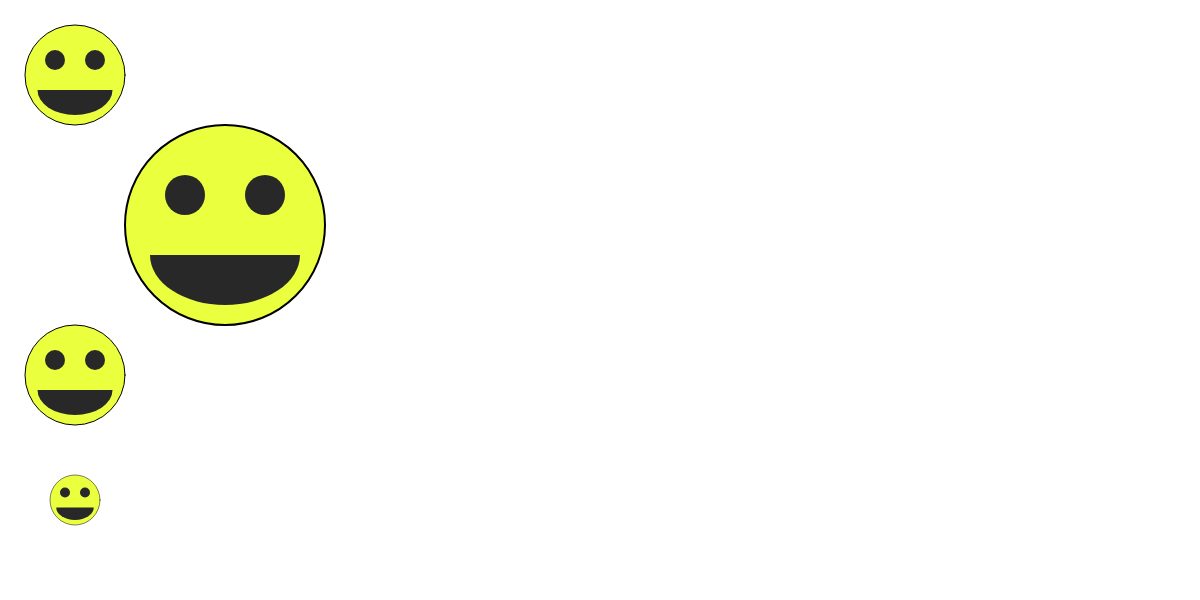
Frame 1 (no input)
Frame 60 (no input): identical to frame 1, image omitted
Frame 120 (the mouse pressed at the canvas centre since frame 60): identical to frame 1, image omitted

The p5.js sketch that drew this single still picture (run headless with seeded random() and noise() and a simulated clock; from frame 60 on, the mouse is pressed at the canvas centre):

// p5.js sketch
// ── sketch.js
function setup(){
    createCanvas( windowWidth, 600 );
}

function draw() {
    // set the background to 'white'
    background(255);

    // NO SCALING
    translate( 75, 75 );
    // ** draw the smily face **
    stroke( 0 );
    fill('rgba(234, 255, 61, 1.0)');
    ellipse( 0, 0, 100 );
    noStroke();
    fill( 40, 255 );
    arc( 0, 15, 75, 50, 0, PI );
    ellipse( -20, -15, 20 );
    ellipse( 20, -15, 20 );

    // scale by 200%
    scale(2.0);
    translate( 75, 75 );
    // ** draw the smily face **
    stroke( 0 );
    fill('rgba(234, 255, 61, 1.0)');
    ellipse( 0, 0, 100 );
    noStroke();
    fill( 40, 255 );
    arc( 0, 15, 75, 50, 0, PI );
    ellipse( -20, -15, 20 );
    ellipse( 20, -15, 20 );

    // scale by 50%
    translate( -75, 75 );
    scale(0.5);
    // ** draw the smily face **
    stroke( 0 );
    fill('rgba(234, 255, 61, 1.0)');
    ellipse( 0, 0, 100 );
    noStroke();
    fill( 40, 255 );
    arc( 0, 15, 75, 50, 0, PI );
    ellipse( -20, -15, 20 );
    ellipse( 20, -15, 20 );

    // scale by 50%
    translate( 0, 125 );
    scale(0.5);
    // ** draw the smily face **
    stroke( 0 );
    fill('rgba(234, 255, 61, 1.0)');
    ellipse( 0, 0, 100 );
    noStroke();
    fill( 40, 255 );
    arc( 0, 15, 75, 50, 0, PI );
    ellipse( -20, -15, 20 );
    ellipse( 20, -15, 20 );
}
